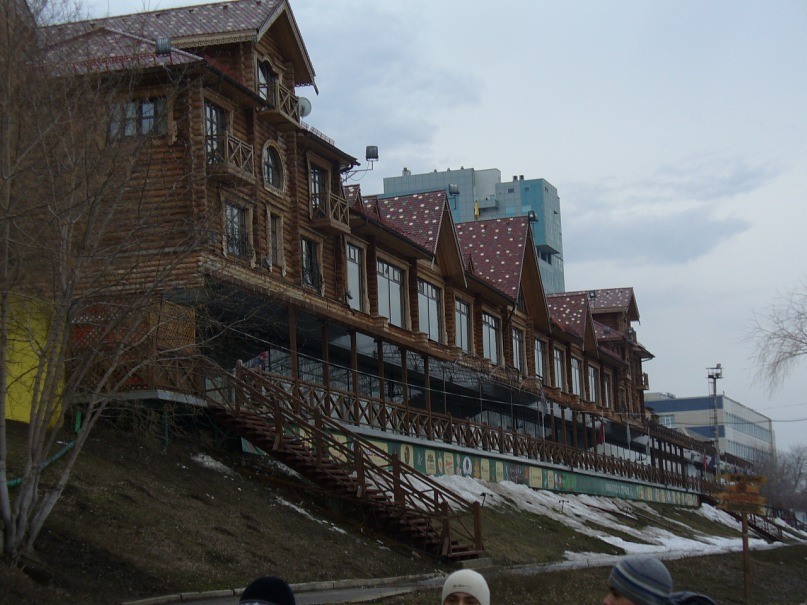
//> input picture small_progs/matching/s1.jpg, 807 x 605 px
$ ./main s1.jpg s2.jpg   (built with g++ and OpenCV 4, older OpenCV classes emulated)
//> lines starting //> are read from the running program, lines starting //| are printed output that depends on the picture
#include <opencv2/core/core.hpp>
#include <opencv2/highgui/highgui.hpp>
#include <opencv2/features2d/features2d.hpp>
#include <opencv2/nonfree/nonfree.hpp>
#include <opencv2/nonfree/features2d.hpp>

#include <chrono>
#include <iostream>

int main(int argc, char **argv) {
    if (argc == 3) {
        cv::Mat img_1 = cv::imread(argv[1], CV_LOAD_IMAGE_GRAYSCALE);
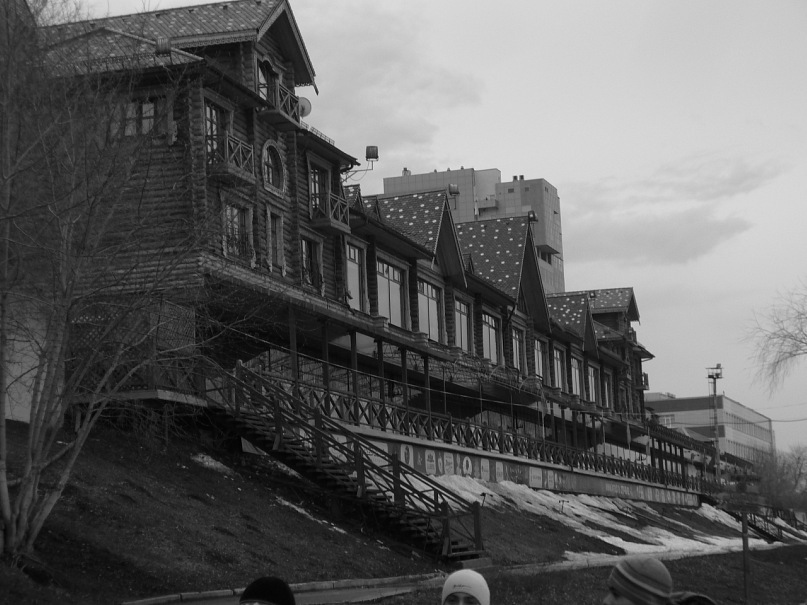
//> img_1: 605 rows x 807 cols, CV_8UC1; min 0, max 233, mean 95.4
        cv::Mat img_2 = cv::imread(argv[2], CV_LOAD_IMAGE_GRAYSCALE);
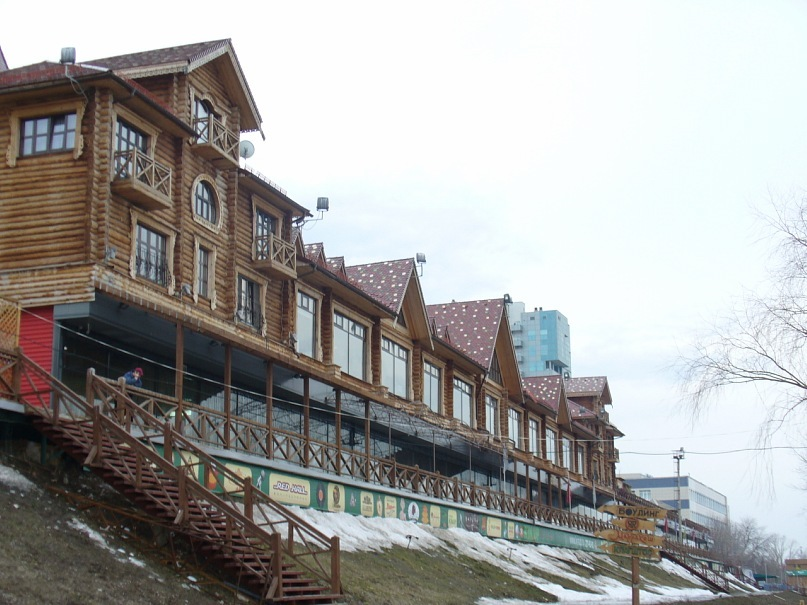
//> input picture small_progs/matching/s2.jpg, 807 x 605 px
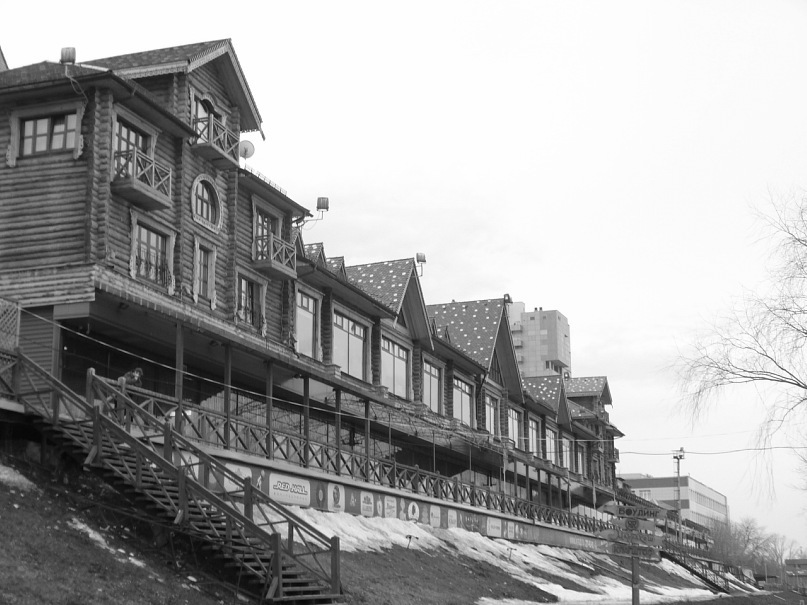
//> img_2: 605 rows x 807 cols, CV_8UC1; min 5, max 255, mean 162.1
        if (!img_1.data || !img_2.data)
            return -1;
        cv::SiftFeatureDetector detector;
        std::vector<cv::KeyPoint> key_pt_1, key_pt_2;
        detector.detect(img_1, key_pt_1);
//> key_pt_1 = 2578 keypoints; strongest (x, y, size): (372, 153, 8.9), (522, 177, 2.6), (359, 164, 2.2), (515, 177, 2.6)
        detector.detect(img_2, key_pt_2);
//> key_pt_2 = 4000 keypoints; strongest (x, y, size): (294, 225, 2.8), (311, 216, 1.9), (675, 457, 1.9), (173, 414, 3.1)
        cv::SiftDescriptorExtractor extractor;
        cv::Mat descriptors_1, descriptors_2;
        extractor.compute(img_1, key_pt_1, descriptors_1);
        extractor.compute(img_2, key_pt_2, descriptors_2);
        std::chrono::high_resolution_clock::time_point t1 =
                std::chrono::high_resolution_clock::now();
        std::vector<cv::DMatch> matches;
        std::vector<cv::DMatch> good_matches;
        cv::FlannBasedMatcher matcher;
        matcher.match(descriptors_1, descriptors_2, matches);
//> matches = 2578 matches
        double min_dst = 1000.0, max_dst = -1000.0;
        for (size_t i = 0; i < matches.size(); ++i) {
            double dst = matches[i].distance;
            if (dst < min_dst)
                min_dst = dst;
            if (dst > max_dst)
                max_dst = dst;
        }
//> this loop made 2578 passes
//> (dst, min_dst, max_dst) on pass 1: (338, 338, 338)
//> (dst, max_dst) on passes 2, 4, 19, 86, 265, 1103: (340.8, 340.8), (348.4, 348.4), (373.2, 373.2), (398.2, 398.2), (400.1, 400.1), (402.6, 402.6)
//> after the loop, min_dst = 41.32; max_dst = 422.3
        for (size_t i = 0; i < matches.size(); ++i) {
            if (matches[i].distance < std::max(3 * min_dst, 0.02))
                good_matches.push_back(matches[i]);
        }
//> after the loop, good_matches = 102 matches

        std::chrono::high_resolution_clock::time_point t2 =
                std::chrono::high_resolution_clock::now();
        std::cout << "Matches amount = " << matches.size() << std::endl;
//| Matches amount = 2578
        std::cout << "Time = " << std::chrono::duration_cast<
                                        std::chrono::milliseconds>(t2 - t1).count() << std::endl;
        cv::Mat out_img;
        cv::drawMatches(img_1, key_pt_1, img_2, key_pt_2, good_matches, out_img,
                        cv::Scalar::all(-1), cv::Scalar::all(-1),
                        std::vector<char>(),  cv::DrawMatchesFlags::NOT_DRAW_SINGLE_POINTS);
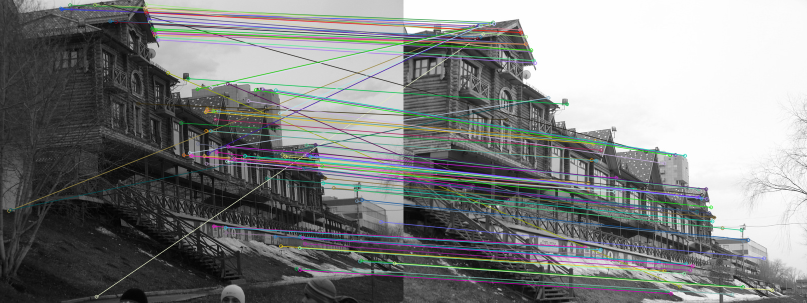
//> out_img: 605 rows x 1614 cols, CV_8UC3 (shown at 1/2 size); mean B, G, R 129.2, 129.5, 127.7
        cv::imwrite("matches.jpg", out_img);
        return 0;
//> (the program exits here)
